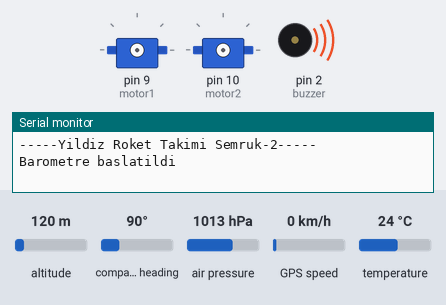
Simulated run of this sketch. Board: Arduino Uno, built with avr-gcc and run on an emulated ATmega328P. Parts: 2 × servo, buzzer (waves = sounding, pin HIGH), the last lines printed to the serial monitor. The test bench sets the inputs (shaded band); at power-on: air pressure 1013 hPa, GPS speed 0 km/h, altitude 120 m, compass heading 90°, temperature 24 °C. Storage starts empty; the GPS gets a fix after 3 s at 37.7749, -122.4194 with 8 satellites.

Above: at 1.5 s.
At 4.4 s:
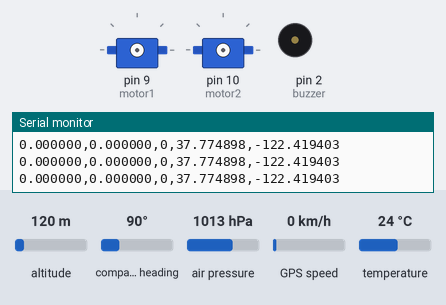
4.5 s: air pressure set to 1025 hPa
6.0 s: GPS speed set to 11 km/h
Timing chart, 0 to 9.0 s (numbered marks = the images above; inputs shaded):
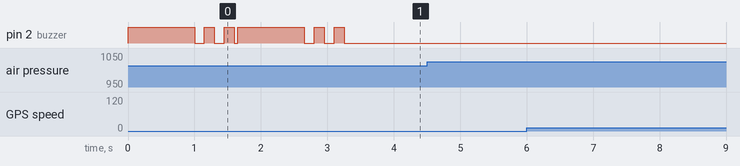

The sketch:

AnaUcusBilgisayari.ino
```cpp
//semruk-2 Ana ucus bilgisayari kaynak kodu

#include <SimpleKalmanFilter.h>
#include <SFE_BMP180.h>
#include <SPI.h>
#include <SD.h>
#include <Servo.h>
#include <SoftwareSerial.h>
#include <math.h>
#include <TinyGPS++.h>

#define YENILEME_HIZI 100

SimpleKalmanFilter filtre(1,1,0.1); // Kalman filtresi

SFE_BMP180 barometre;
TinyGPSPlus gps;
Servo motor1;
Servo motor2;
File dosya;

SoftwareSerial bluetoothSerial(3,4);
SoftwareSerial gpsSerial(5,6);

bool irtifaAzaliyor=0;
bool parasut1=0; // Suruklenme parasutu acildi mi?
bool parasut2=0; // Ana parasut acildi mi?

long yenilemeZamani;
long motor1Zaman;
long motor2Zaman;

float baslangicBasinci;
float maksIrtifa;
float eskiIrtifa;

int durum=0; // Parasut durumu (0: Acilmadi; 100: Suruklenme acildi; 200: Ikısı de acildi)

const int buzzer=2;


double basincOku() {
  double sicaklik, basinc;
  delay(barometre.startTemperature());
  barometre.getTemperature(sicaklik);
  delay(barometre.startPressure(3));
  barometre.getPressure(basinc,sicaklik);
  return basinc;
}


void setup() {
  Serial.begin(9600);
  bluetoothSerial.begin(9600);
  gpsSerial.begin(9600);

  pinMode(buzzer,OUTPUT);

  Serial.println("-----Yildiz Roket Takimi Semruk-2-----");


  // Barometre baslangic
  if (!barometre.begin()) {
    Serial.println("Barometre hatası!");
    digitalWrite(buzzer,HIGH);
    delay(3000);
    digitalWrite(buzzer,LOW);
    while(1); // Programı durdur.
  }
  else {
    Serial.println("Barometre baslatildi");
    digitalWrite(buzzer,HIGH);
    delay(1000);
    digitalWrite(buzzer,LOW);
    delay(150);
    digitalWrite(buzzer,HIGH);
    delay(150);
    digitalWrite(buzzer,LOW);
    delay(150);
    digitalWrite(buzzer,HIGH);
    delay(150);
    digitalWrite(buzzer,LOW);
  }
  baslangicBasinci = basincOku();


  // SD kart baslangic
  Serial.println("SD kart baslatiliyor...");
  if (!SD.begin(8)) {
    Serial.println("SD Baslangici basarisiz!");
    digitalWrite(buzzer,HIGH);
    delay(3000);
    digitalWrite(buzzer,LOW);
  }
  else {
    Serial.println("SD Baslangici basarili.");
    digitalWrite(buzzer,HIGH);
    delay(1000);
    digitalWrite(buzzer,LOW);
    delay(150);
    digitalWrite(buzzer,HIGH);
    delay(150);
    digitalWrite(buzzer,LOW);
    delay(150);
    digitalWrite(buzzer,HIGH);
    delay(150);
    digitalWrite(buzzer,LOW);
  }
}

void loop() {
  gpsSerial.listen();

  float basinc = basincOku();
  float irtifa = barometre.altitude(basinc,baslangicBasinci);
  float filtreliIrtifa = filtre.updateEstimate(irtifa);

  maksIrtifa= (filtreliIrtifa<maksIrtifa) ? maksIrtifa : filtreliIrtifa;

  if(!parasut1 && irtifaAzaliyor && filtreliIrtifa<maksIrtifa-15){
     motor1Zaman=millis();
     motor1.attach(9);
     motor1.write(0);
     durum=100;
     parasut1=1;
   }

  if(!parasut2 && parasut1 && filtreliIrtifa<600.0) {
    motor2Zaman=millis();
    motor2.attach(10);
    motor2.write(0);
    durum=200;
    parasut2=1;
  }

  if(parasut1 && motor1Zaman+500<millis()) {
    motor1.detach();
  }

  if(parasut2 && motor2Zaman+500<millis()) {
    motor2.detach();
  }

  irtifaAzaliyor = (filtreliIrtifa<eskiIrtifa) ? 1 : 0;
  eskiIrtifa=filtreliIrtifa;

  while (gpsSerial.available() > 0)
    gps.encode(gpsSerial.read());

  if (millis() > 5000 && gps.charsProcessed() < 10) {
    Serial.println(F("GPS Bulunamadi, kablolamayi kontrol ediniz."));
    while(true);
  }

  if (millis() > yenilemeZamani) {
    bluetoothSerial.listen();

    dosya= SD.open("ucus.txt", FILE_WRITE);

    Serial.print(irtifa,6);
    Serial.print(",");
    Serial.print(filtreliIrtifa,6);
    Serial.print(",");
    Serial.print(durum);
    Serial.print(",");
    Serial.print(gps.location.lat(), 6);
    Serial.print(F(","));
    Serial.print(gps.location.lng(), 6);
    Serial.println();

    dosya.print(millis());
    dosya.print(",");
    dosya.print(irtifa,6);
    dosya.print(",");
    dosya.print(filtreliIrtifa,6);
    dosya.print(",");
    dosya.print(durum);
    dosya.println();

    bluetoothSerial.print(filtreliIrtifa,6);
    bluetoothSerial.write(",");
    bluetoothSerial.print(gps.location.lat(), 6);
    bluetoothSerial.write(",");
    bluetoothSerial.print(gps.location.lng(), 6);
    bluetoothSerial.write(";");

    yenilemeZamani=millis() + YENILEME_HIZI;

    dosya.close();
  }

}
```
